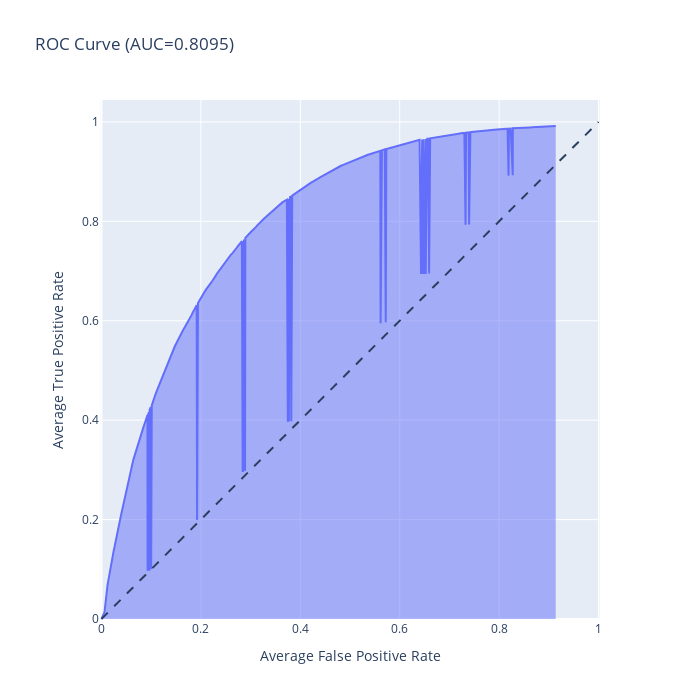

Write notebook code for a chart like this one.
### Code cell
# Calculate the (1) average false positive rate, (2) average true positive rate

# Get the maximum length of the arrays in the list
max_length_fpr = max(len(a) for a in fpr_values)
max_length_tpr = max(len(a) for a in tpr_values)

# Pad each array in the list with zeros so that they have the same length
padded_fpr = np.array([np.pad(a, (0, max_length_fpr - len(a)), mode='constant') for a in fpr_values])
padded_tpr = np.array([np.pad(a, (0, max_length_tpr - len(a)), mode='constant') for a in tpr_values])

weights = [len(test_index) / len(y) for _, test_index in skf.split(X,y)]
avg_auc_roc = np.average(auc_roc_scores, weights=weights, axis=0)
avg_fpr_value = np.average(padded_fpr, weights=weights, axis=0)
avg_tpr_value = np.average(padded_tpr, weights=weights, axis=0)

# Plot AUC using area chart
fig = px.area(
    x = avg_fpr_value, y = avg_tpr_value,
    title = f'ROC Curve (AUC={avg_auc_roc:.4f})',
    labels = dict(x = 'Average False Positive Rate', y = 'Average True Positive Rate'),
    width = 700, height = 700
)

# This part adds formatting & plots the dashed line at AUC=0.5 
fig.add_shape(type='line', line=dict(dash='dash'), x0=0, x1=1, y0=0, y1=1)
fig.update_yaxes(scaleanchor="x", scaleratio=1)
fig.update_xaxes(constrain='domain')

fig.show()

### Figure 1 — Plotly figure (JSON) as saved in the notebook; plotly's stock layout.template omitted (floating-point values rounded to 4 significant figures; data arrays with more than 128 entries replaced by an {"elided": "..."} marker saying what was removed)
{"data": [{"fillpattern": {"shape": ""}, "hovertemplate": "Average False Positive Rate=%{x}<br>Average True Positive Rate=%{y}<extra></extra>", "legendgroup": "", "line": {"color": "#636efa"}, "marker": {"symbol": "circle"}, "mode": "lines", "name": "", "orientation": "v", "showlegend": false, "stackgroup": "1", "type": "scatter", "x": {"elided": "496 float values"}, "xaxis": "x", "y": {"elided": "496 float values"}, "yaxis": "y"}], "layout": {"height": 700, "legend": {"tracegroupgap": 0}, "shapes": [{"line": {"dash": "dash"}, "type": "line", "x0": 0, "x1": 1, "y0": 0, "y1": 1}], "title": {"text": "ROC Curve (AUC=0.8095)"}, "width": 700, "xaxis": {"anchor": "y", "constrain": "domain", "domain": [0, 1], "title": {"text": "Average False Positive Rate"}}, "yaxis": {"anchor": "x", "domain": [0, 1], "scaleanchor": "x", "scaleratio": 1, "title": {"text": "Average True Positive Rate"}}}}
